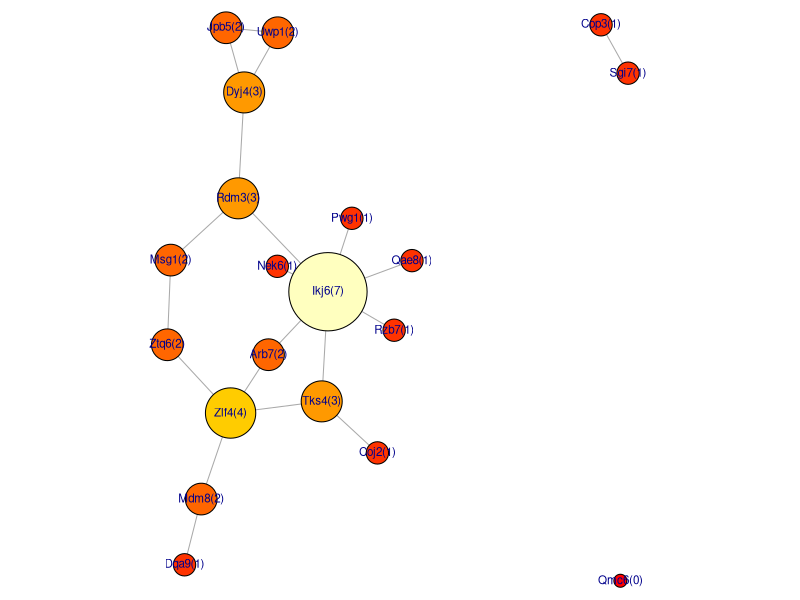
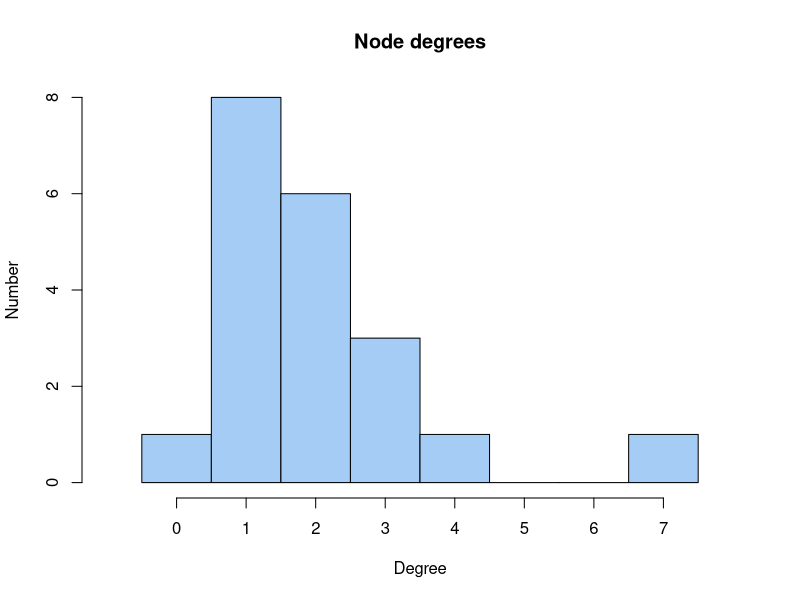
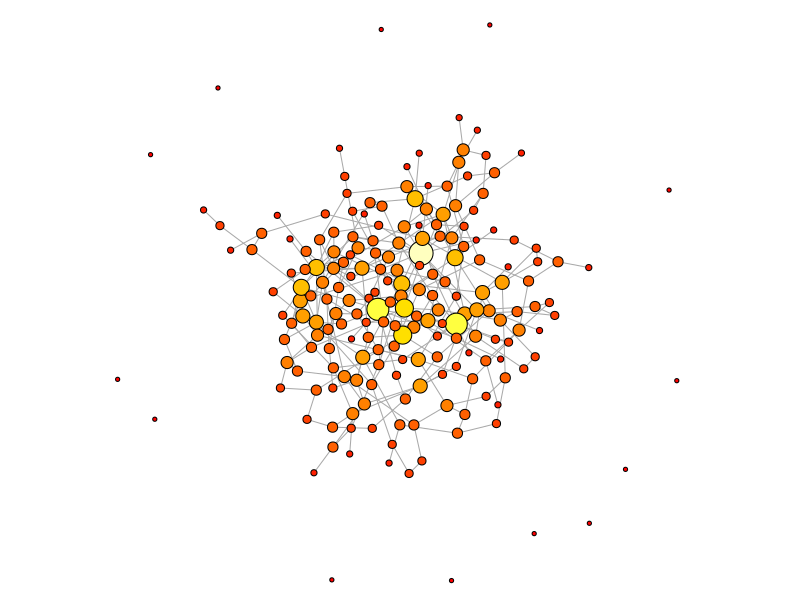
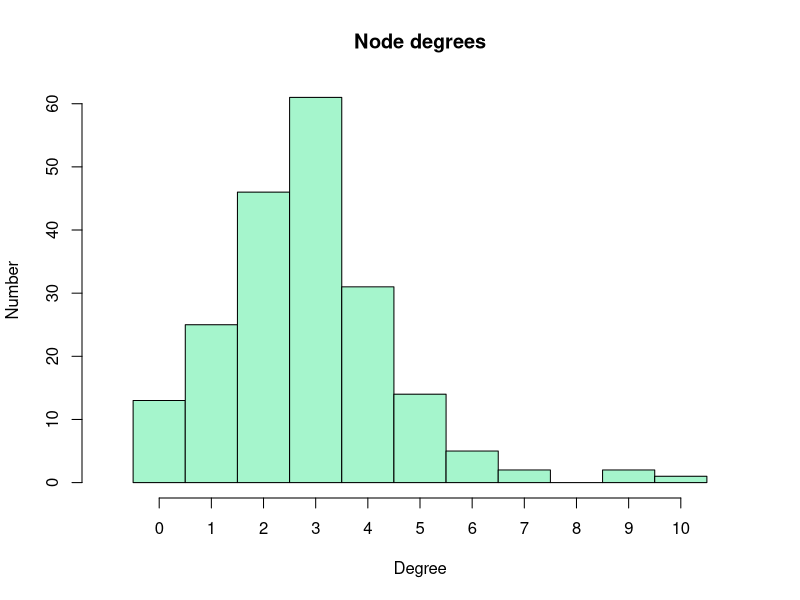
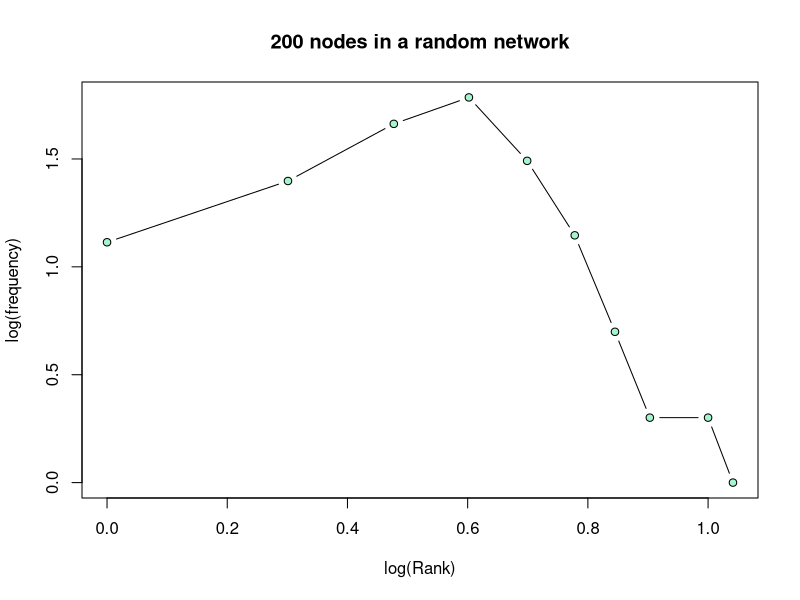
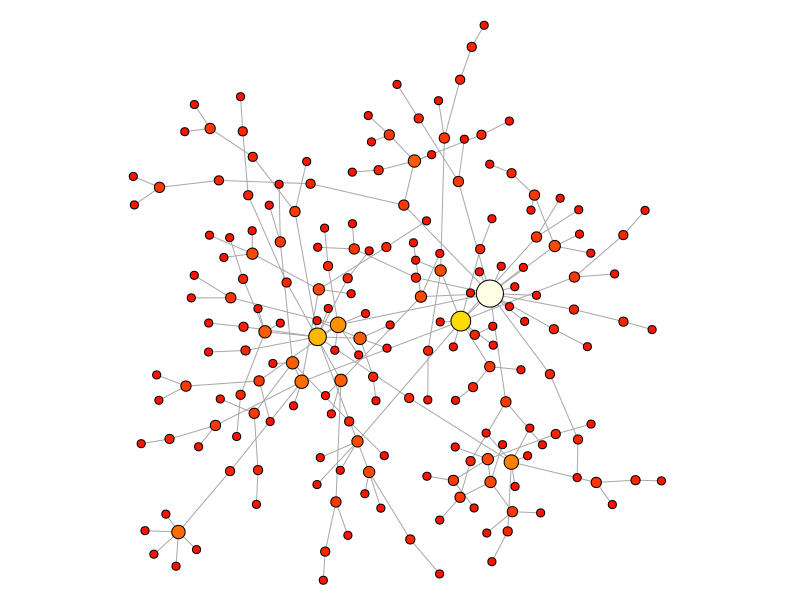
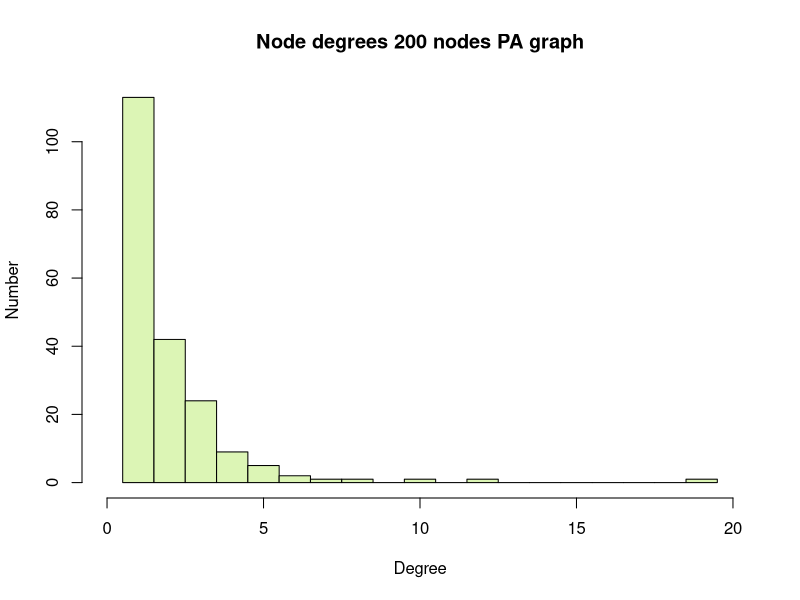
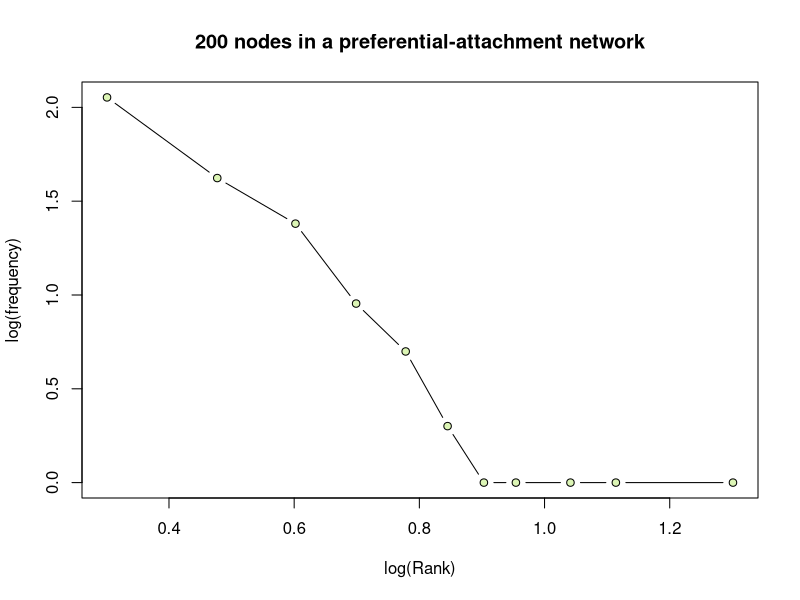

Generate these figures, in order, with R:
# tocID <- "introToGraphs.R"
#
# Purpose:  An introduction to biological graphs and Networks.
#
# Version:  2.0
#           (Derived from code developed for ABC learning units:
#            FND-MAT-Graphs_and_networks.R)
#
# Date:     2017-10  -  2023-11
# Author:   Boris Steipe (boris.steipe@utoronto.ca)
#
# Versions:
#           2.0    Reconceived as starter code for CSB 195 hackathon 2023
#           1.2.1  Editorial updates
#           1.2    Change from require() to requireNamespace(),
#                      use <package>::<function>() idiom throughout
#           1.1    Update set.seed() usage
#           1.0    First final version for learning units.
#           0.1    First code copied from 2016 material.
#
#
# TODO:     Add some explicit tasks and sample solutions.
#
#
# == DO NOT SIMPLY  source()  THIS FILE! =======================================
#
# If there are portions you don't understand, use R's help system, Google for an
# answer, or ask your instructor. Don't continue if you don't understand what's
# going on. That's not how it works ...
#
# ==============================================================================


#TOC> ==========================================================================
#TOC> 
#TOC>   Section  Title                                          Line
#TOC> --------------------------------------------------------------
#TOC>   1        REVIEW                                           55
#TOC>   2        EXPLORING DEGREE DISTRIBUTIONS                  201
#TOC>   2.1        Random graph                                  207
#TOC>   2.2        scale-free graph (Barabasi-Albert)            256
#TOC>   2.3        Random geometric graph                        322
#TOC>   3        A CLOSER LOOK AT THE igraph:: PACKAGE           446
#TOC>   3.1        Basics                                        449
#TOC>   3.2        Components                                    511
#TOC>   4        RANDOM GRAPHS AND GRAPH METRICS                 530
#TOC>   4.1        Diameter                                      567
#TOC>   4.2        Centralization scores                         580
#TOC>   5        GRAPH CLUSTERING                                637
#TOC>   6        BIOLOGICAL EXPLORATIONS                         681
#TOC> 
#TOC> ==========================================================================


# =    1  REVIEW  ==============================================================

# This tutorial covers basic concepts of graph theory and analysis in R. Make
# sure you have pulled the latest version of the project from the GitHub
# repository.

# Let's explore some of the basic ideas of graph theory by starting with a small
# random graph og interacting genes. Here are some gene names, they are made-up
# names but real genes are named similarly.

geneNames <- c("Zlf4", "Qmc6", "Coj2", "Rzb7", "Dyj4", "Sgi7", "Rdm3",
               "Pwg1", "Qae8", "Cop3", "Mdm8", "Arb7", "Msg1", "Jpb5",
               "Tks4", "Dqa9", "Uwp1", "Nek6", "Ztq6","Ikj6")

# One way to represent graphs in a computer is as an "adjacency matrix". In this
# matrix, each row and each column represents a node, and the cell at the
# intersection of a row and column contains a value/TRUE if there is a
# connection or interaction, or some other relationship. In graph theory, we
# call this an edge. If there is no edge, the value in the cell is 0 or FALSE.

# Let's create an adjacency matrix for our random graph: let's say a pair
# of nodes has probability p <- 0.09 to have an edge, and our graph is
# symmetric , i.e. it is an undirected graph, and it has neither self-edges,
# i.e. loops, nor multiple edges between the same nodes, i.e. it
# is a "simple" graph. We use the Nnames vector as node labels.

makeRandomAM <- function(nam, p = 0.1) {
  # Make a random adjacency matrix for a set of nodes with edge probability p
  # Parameters:
  #   nam: a character vector of unique node names.
  #   p:   probability that a random pair of nodes will have an edge.
  #
  # Value: an adjacency matrix for a simple, undirected graph
  #

  N <- length(nam)
  AM <- matrix(numeric(N * N), ncol = N)  # Adjacency matrix, pre-filled with 0
  rownames(AM) <- nam
  colnames(AM) <- nam
  for (iRow in 1:(N-1)) { # Note how we make sure iRow != iCol - this prevents
                          # loops (self-edges)
    for (iCol in (iRow+1):N) {
      if (runif(1) < p) {     # runif() creates uniform random numbers
                              # between 0 and 1. The expression is TRUE with
                              # probability p. Then, if it is TRUE ...
        AM[iRow, iCol] <- 1   # ... record an edge for the pair (iRow, iCol)
      }
    }
  }
  return(AM)
}

                                                 # Set an RNG seed
set.seed(112358)                                 # for repeatable randomness.
( myRandAM <- makeRandomAM(geneNames, p=0.09) )  # Create the adjacency matrix.
set.seed(NULL)                                   # Reset the RNG.


# Listing the matrix is not very informative - we should plot this graph. The
# standard package for work with graphs in r is "igraph::". We'll go into more
# details of the igraph:: package a bit later, for now we just use it to plot:

if (! requireNamespace("igraph", quietly = TRUE)) {
  install.packages("igraph")
}
# Package information:
#  library(help = igraph)       # basic information
#  browseVignettes("igraph")    # available vignettes
#  data(package = "igraph")     # available datasets


# igraph:: functions work on "graph objects" and there are several functions
# to create a graph object from input data. We can create an igraph-graph
# from the adjacency matrix we defined above - nothing really changes, we just
# convert our nodes and edges into a computationally convenient form.
myG <- igraph::graph_from_adjacency_matrix(myRandAM, mode = "undirected")


# Let's visualize the graph.

# The igraph:: package adds its own function to the collection of plot()
# functions; R decides which plot function to use, based on the class
# of the object that we request to plot. This plot function has parameters
#   layout - the x,y coordinates of the nodes;
#   vertex.color - which I define to color by node-degree
#   vertex size - which I define to increase with node-degree
#   vertex.label - which I set to combine the names of the vertices of the
#                 graph - names(V(iG)) - with the node degree - degree(iG).
# See ?igraph.plotting for the complete list of parameters

# Calculate layout coordinates
set.seed(112363)
myGxy <- igraph::layout_with_graphopt(myG, charge=0.0012)

# Plot the network ...
oPar <- par(mar= c(0, 0, 0, 0)) # Turn margins off
plot(myG,
     layout = myGxy,
     rescale = FALSE,
     xlim = c(min(myGxy[,1]) * 0.99, max(myGxy[,1]) * 1.01),
     ylim = c(min(myGxy[,2]) * 0.99, max(myGxy[,2]) * 1.01),
     vertex.color=heat.colors(max(igraph::degree(myG)+1))[igraph::degree(myG)+1],
     vertex.size = 700 + (500 * igraph::degree(myG)),
     vertex.label = sprintf("%s(%i)", names(igraph::V(myG)), igraph::degree(myG)),
     vertex.label.family = "sans",
     vertex.label.cex = 0.7)
par(oPar)  # reset plot window


# The simplest descriptors of a graph are the number of nodes, edges, and the
# degree-distribution. In our example, the number of nodes was given: N; the
# number of edges can easily be calculated from the adjacency matrix. In our
# matrix, we have entered 1 for every edge. Thus we simply sum over the matrix:
sum(myRandAM)

# Is that what you expect?

# What about the degree distribution? We can get that simply by summing over the
# rows and summing over the columns and adding the two vectors.

rowSums(myRandAM) + colSums(myRandAM) # check this against the plot!

# The function igraph::degree() gives the same values
igraph::degree(myG)

# Let's  plot the degree distribution in a histogram:
degG <- igraph::degree(myG)
brk <- seq(min(degG)-0.5, max(degG)+0.5, by=1)  # define histogram breaks
hist(degG, breaks=brk, col="#A5CCF5",
     xlim = c(-1,8), xaxt = "n",
     main = "Node degrees", xlab = "Degree", ylab = "Number")  # plot histogram
axis(side = 1, at = 0:7)

# NOTE: I don't _have_ to define breaks, the hist() function usually does that
# quite well, automatically. But for this purpose I want the columns of the
# histogram to represent exactly one node-degree difference.

# A degree distribution is actually a very informative descriptor of graphs,
#  since it is very sensitive to the generating mechanism. For biological
# networks, that is one of the key questions we are interested in: how was the
# network formed? Asking about the mechanism - the way the interactions
# support function and shape the fitness landscape in which the cell evolves -
# connects our mathematical abstraction with biological insight.



# =    2  EXPLORING DEGREE DISTRIBUTIONS  ======================================

# Let's simulate a few graphs that are a bit bigger to get a better sense of
# their degree distributions:
#

# ==   2.1  Random graph  ======================================================

N <- 200

set.seed(31415927)                     # set RNG seed for repeatable randomness
my200AM <- makeRandomAM(as.character(1:N), p = 0.015)
set.seed(NULL)                         # reset the RNG

myG200 <- igraph::graph_from_adjacency_matrix(my200AM, mode = "undirected")
myGxy <- igraph::layout_with_graphopt(myG200, charge=0.0001) # calculate layout
                                                             # coordinates

oPar <- par(mar= c(0, 0, 0, 0))             # Turn margins off, save graphics state
plot(myG200,
     layout = myGxy,
     rescale = FALSE,
     xlim = c(min(myGxy[,1]) * 0.99, max(myGxy[,1]) * 1.01),
     ylim = c(min(myGxy[,2]) * 0.99, max(myGxy[,2]) * 1.01),
     vertex.color=heat.colors(max(igraph::degree(myG200)+1))[igraph::degree(myG200)+1],
     vertex.size = 150 + (70 * igraph::degree(myG200)),
     vertex.label = NA)
par(oPar)                              # restore graphics state

# This graph has thirteen singletons and one large, connected component. Many
# biological graphs look approximately like this.

# Calculate degree distributions
dg <- igraph::degree(myG200)
brk <- seq(min(dg)-0.5, max(dg)+0.5, by=1)
hist(dg, breaks=brk, col="#A5F5CC",
     xlim = c(-1,11), xaxt = "n",
     main = "Node degrees", xlab = "Degree", ylab = "Number")  # plot histogram
axis(side = 1, at = 0:10)


# Note the pronounced peak of this distribution: this is not "scale-free".
# Here is the log-log plot of frequency vs. degree-rank ...

( freqRank <- table(dg) )
plot(log10(as.numeric(names(freqRank)) + 1),
     log10(as.numeric(freqRank)), type = "b",
     pch = 21, bg = "#A5F5CC",
     xlab = "log(Rank)", ylab = "log(frequency)",
     main = "200 nodes in a random network")

# ... which shows us that this does NOT correspond to the single-slope linear
# relationship that we expect for a "scale-free" graph.


# ==   2.2  scale-free graph (Barabasi-Albert)  ================================

# What does one of those intriguing "scale-free" distributions look like? The
# iGraph:: package has a function to make random graphs according to the
# Barabasi-Albert model of scale-free graphs. It is: sample_pa(), where pa
# stands for "preferential attachment". Preferential attachment is _one_ type of
# process that will yield scale-free distributions.

N <- 200

set.seed(31415927)                     # set RNG seed for repeatable randomness
GBA <- igraph::sample_pa(N, power = 0.8, directed = FALSE)
set.seed(NULL)                         # reset the RNG

GBAxy <- igraph::layout_with_graphopt(GBA, charge=0.0001)

oPar <- par(mar= c(0, 0, 0, 0))             # Turn margins off, save graphics state
plot(GBA,
     layout = GBAxy,
     rescale = FALSE,
     xlim = c(min(GBAxy[,1]) * 0.99, max(GBAxy[,1]) * 1.01),
     ylim = c(min(GBAxy[,2]) * 0.99, max(GBAxy[,2]) * 1.01),
     vertex.color=heat.colors(max(igraph::degree(GBA)+1))[igraph::degree(GBA)+1],
     vertex.size = 200 + (30 * igraph::degree(GBA)),
     vertex.label = NA)
par(oPar)                              # restore graphics state

# This is a very obviously different graph! Some biological networks have
# features that look like that - but in my experience the hub nodes are usually
# not that distinct. But then again, that really depends on the parameter
# "power". Play with the "power" parameter and get a sense for what difference
# this makes. Also: note that the graph has only a single component - no
# singletons.

# What's the degree distribution of this graph?
( dg <- igraph::degree(GBA) )
brk <- seq(min(dg)-0.5, max(dg)+0.5, by=1)
hist(dg, breaks=brk, col="#DCF5B5",
     xlim = c(0,max(dg)+1), xaxt = "n",
     main = "Node degrees 200 nodes PA graph",
     xlab = "Degree", ylab = "Number")
axis(side = 1, at = seq(0, max(dg)+1, by=5))

# Most nodes have a degree of 1, but one node has a degree of 19.

(freqRank <- table(dg))
plot(log10(as.numeric(names(freqRank)) + 1),
     log10(as.numeric(freqRank)), type = "b",
     pch = 21, bg = "#DCF5B5",
     xlab = "log(Rank)", ylab = "log(frequency)",
     main = "200 nodes in a preferential-attachment network")

# Sort-of linear, but many of the higher ranked nodes have a frequency of only
# one. That behaviour smooths out in larger graphs - let's try 100000 nodes:
#
N <- 10000
X <- igraph::sample_pa(N, power = 0.8, directed = FALSE)  # 100,000 nodes
freqRank <- table(igraph::degree(X))
plot(log10(as.numeric(names(freqRank)) + 1),
     log10(as.numeric(freqRank)), type = "b",
     xlab = "log(Rank)", ylab = "log(frequency)",
     pch = 21, bg = "#A5F5CC",
     main = "100,000 nodes in a random, scale-free network")
rm(X)


# ==   2.3  Random geometric graph  ============================================

# Finally, let's simulate a random geometric graph and look at the degree
# distribution. Remember: these graphs have a high probability to have edges
# between nodes that are "close" together - an entirely biological notion.

# We'll randomly place our nodes in a box. Then we'll define the
# probability for two nodes to have an edge to be a function of their Euclidian
# distance in the box.

# Here is a function that makes an adjacency matrix for such graphs. iGraph::
# has a similar function, sample_grg(), which connects nodes that are closer
# than a cutoff, the function I give you below is a bit more interesting since
# it creates edges according to a probability that is determined by a
# generalized logistic function of the distance. This sigmoidal function gives
# a smooth cutoff and creates more "natural" graphs. Otherwise, the function is
# very similar to the random graph function, except that we output the
# "coordinates" of the nodes together with the adjacency matrix which we then
# use for the layout. list() FTW.


makeRandomGeometricAM <- function(nam, B = 25, Q = 0.001, t = 0.6) {
  # Make an adjacency matrix for an undirected random geometric graph from
  #    edges connected with probabilities according to a generalized logistic
  #    function.
  # Parameters:
  #    nam: a character vector of unique names
  #    B, Q, t:   probability that a random pair (i, j) of nodes gets an
  #                 edge determined by a generalized logistic function
  #                 p <- 1 - 1/((1 + (Q * (exp(-B * (x-t)))))^(1 / 0.9)))
  #
  # Value: a list with the following components:
  #        AM$mat : an adjacency matrix
  #        AM$nam : labels for the nodes
  #        AM$x   : x-coordinates for the nodes
  #        AM$y   : y-coordinates for the nodes
  #
  nu <- 1  # probably not useful to change
  AM <- list()
  AM$nam <- nam
  N <- length(AM$nam)
  AM$mat <- matrix(numeric(N * N), ncol = N)  # The adjacency matrix
  rownames(AM$mat) <- AM$nam
  colnames(AM$mat) <- AM$nam
  AM$x <- runif(N) # Randomly place nodes into the unit square
  AM$y <- runif(N)
  for (iRow in 1:(N-1)) { # Same principles as in makeRandomGraph()
    for (iCol in (iRow+1):N) {
      # geometric distance ...
      d <- sqrt((AM$x[iRow] - AM$x[iCol])^2 +
                (AM$y[iRow] - AM$y[iCol])^2)  # Pythagoras
      # distance dependent probability
      p <- 1 - 1/((1 + (Q * (exp(-B * (d-t)))))^(1 / nu))
      if (runif(1) < p) {
        AM$mat[iRow, iCol] <- 1
      }
    }
  }
  return(AM)
}

# Getting the parameters of a generalized logistic right takes a bit of
# experimenting. If you are interested, you can try a few variations. Or you can
# look up the function at
# https://en.wikipedia.org/wiki/Generalised_logistic_function


# Let's quicKly plot this out ...
# This function computes generalized logistics ...
genLog <- function(x, B = 25, Q = 0.001, t = 0.5) {
  # generalized logistic (sigmoid)
  nu <- 1
  return(1 - 1/((1 + (Q * (exp(-B * (x-t)))))^(1 / nu)))
}

# ... and this code plots p-values over the distances we could encouter between
# our nodes: from 0 to sqrt(2) i.e. the diagonal of the unit square in which we
# will place our nodes.
x <- seq(0, sqrt(2), length.out = 50)
plot(x, genLog(x), type="l", col="#AA0000", ylim = c(0, 1),
     xlab = "d", ylab = "p(edge)")

# 200 node random geometric graph
N <- 200
set.seed(112358)                       # set RNG seed for repeatable randomness
rGAM <- makeRandomGeometricAM(as.character(1:N), t = 0.4)
set.seed(NULL)                         # reset the RNG


myGRG <- igraph::graph_from_adjacency_matrix(rGAM$mat, mode = "undirected")

oPar <- par(mar= c(0, 0, 0, 0)) # Turn margins off
plot(myGRG,
     layout = cbind(rGAM$x, rGAM$y), # use our node coordinates for layout,
     rescale = FALSE,
     xlim = c(min(rGAM$x) * 0.9, max(rGAM$x) * 1.1),
     ylim = c(min(rGAM$y) * 0.9, max(rGAM$y) * 1.1),
     vertex.color=heat.colors(max(igraph::degree(myGRG)+1))[igraph::degree(myGRG)+1],
     vertex.size = 0.1 + (0.2 * igraph::degree(myGRG)),
     vertex.label = NA)
par(oPar)

# degree distribution:
(dg <- igraph::degree(myGRG))
brk <- seq(min(dg) - 0.5, max(dg) + 0.5, by = 1)
hist(dg, breaks = brk, col = "#FCC6D2",
     xlim = c(0, 25), xaxt = "n",
     main = "Node degrees: 200 nodes RG graph",
     xlab = "Degree", ylab = "Number")
axis(side = 1, at = c(0, min(dg):max(dg)))

# You'll find that this is kind of in-between the random, and the scale-free
# graph. We do have hubs, but they are not as extreme as in the scale-free case;
# and we have have no singletons, in contrast to the random graph.

(freqRank <- table(dg))
plot(log10(as.numeric(names(freqRank)) + 1),
     log10(as.numeric(freqRank)), type = "b",
     pch = 21, bg = "#FCC6D2",
     xlab = "log(Rank)", ylab = "log(frequency)",
     main = "200 nodes in a random geometric network")



# =    3  A CLOSER LOOK AT THE igraph:: PACKAGE  ===============================


# ==   3.1  Basics  ============================================================

# The basic object of the igraph:: package is a graph object. Let's explore the
# first graph some more, the one we built with our random gene names:
summary(myG)

# This output means: this is an IGRAPH graph, with U = UN-directed edges
#  and N = named nodes, that has 20 nodes and 20 edges. For details, see
?igraph::print.igraph

# Two basic functions retrieve nodes "Vertices", and "Edges":
igraph::V(myG)
igraph::E(myG)

# additional properties can be retrieved from the Vertices ...
igraph::V(myG)$name


# As with many R objects, loading the package provides special functions that
# can be accessed via the same name as the basic R functions, for example:

print(myG)
plot(myG)  # this is the result of default plot parameters

# ... where plot() allows the usual flexibility of fine-tuning the plot. We
# first layout the node coordinates with the Fruchtermann-Reingold algorithm - a
# force-directed layout that applies an attractive potential along edges (which
# pulls nodes together) and a repulsive potential to nodes (so they don't
# overlap). Note the use of the degree() function to color and scale nodes and
# labels by degree and the use of the V() function to retrieve the vertex names.
# See ?plot.igraph for details."

# Plot with some customizing parameters
oPar <- par(mar= c(0, 0, 0, 0)) # Turn margins off
plot(myG,
     layout = igraph::layout_with_fr(myG),
     vertex.color=heat.colors(max(igraph::degree(myG)+1))[igraph::degree(myG)+1],
     vertex.size = 12 + (5 * igraph::degree(myG)),
     vertex.label.cex = 0.4 + (0.15 * igraph::degree(myG)),
     edge.width = 2,
     vertex.label = igraph::V(myG)$name,
     vertex.label.family = "sans",
     vertex.label.cex = 0.9)
par(oPar)

# ... or with a different layout:
oPar <- par(mar= c(0, 0, 0, 0)) # Turn margins off
plot(myG,
     layout = igraph::layout_in_circle(myG),
     vertex.color=heat.colors(max(igraph::degree(myG)+1))[igraph::degree(myG)+1],
     vertex.size = 12 + (5 * igraph::degree(myG)),
     vertex.label.cex = 0.4 + (0.15 * igraph::degree(myG)),
     edge.width = 2,
     vertex.label = igraph::V(myG)$name,
     vertex.label.family = "sans",
     vertex.label.cex = 0.9)
par(oPar)

# igraph:: has a large number of graph-layout functions: see
# ?layout_  and try them all.


# ==   3.2  Components  ========================================================

# The function igrap::components() tells us whether there are components of the
# graph in which there is no path to other components.
igraph::components(myG)

# In the _membership_ vector, nodes are annotated with the index of the
# component they are part of. Sui7 is the only node of component 2, Cyj1 is in
# the third component etc. This is perhaps more clear if we sort by component
# index
sort(igraph::components(myG)$membership, decreasing = TRUE)

# Retrieving e.g. the members of the first component from the list can be done by subsetting:

(sel <- igraph::components(myG)$membership == 1)  # boolean vector ..
(c1 <- igraph::components(myG)$membership[sel])
names(c1)


# =    4  RANDOM GRAPHS AND GRAPH METRICS  =====================================


# Let's explore some of the more interesting, TOPOLOGICAL graph measures. We
# start by building a somewhat bigger graph. We aren't quite sure whether
# biological graphs are small-world, or random-geometric, or
# preferential-attachment ... but igraph:: has ways to simulate the basic ones
# (and we could easily simulate our own). Look at the following help pages:

?igraph::sample_gnm             # see also sample_gnp for the Erdös-Rényi models
?igraph::sample_smallworld      # for the Watts & Strogatz model
?igraph::sample_pa              # for the Barabasi-Albert model

# But note that there are many more sample_ functions. Check out the docs!

# Let's look at betweenness measures for our first graph. Here: the nodes again
# colored by degree. Degree centrality states: nodes of higher degree are
# considered to be more central. And that's also the way the force-directed
# layout drawas them, obviously.

set.seed(112358)                       # set RNG seed for repeatable randomness
myGxy <- igraph::layout_with_fr(myG)   # calculate layout coordinates
set.seed(NULL)                         # reset the RNG

oPar <- par(mar = rep(0, 4))           # turn margins off, save graphics state
plot(myG,
     layout = myGxy,
     rescale = FALSE,
     xlim = c(min(myGxy[,1]) * 0.99, max(myGxy[,1]) * 1.01),
     ylim = c(min(myGxy[,2]) * 0.99, max(myGxy[,2]) * 1.01),
     vertex.color=heat.colors(max(igraph::degree(myG)+1))[igraph::degree(myG)+1],
     vertex.size = 40 + (15 * igraph::degree(myG)),
     vertex.label.cex = 0.4 + (0.15 * igraph::degree(myG)),
     vertex.label = igraph::V(myG)$name,
     vertex.label.family = "sans")
par(oPar)                              # restore graphics state

# ==   4.1  Diameter  ==========================================================

igraph::diameter(myG)  # The diameter of a graph is its maximum length
                       # shortest path.

# let's plot this path: here are the nodes ...
igraph::get_diameter(myG)

# ... and we can get the x, y coordinates from iGxy by subsetting with the node
# names. The we draw the diameter-path with a transparent, thick pink line:
lines(myGxy[igraph::get_diameter(myG),], lwd=10, col="#ff63a788")


# ==   4.2  Centralization scores  =============================================

?igraph::centralize
# replot our graph, and color by log_betweenness:

bC <- igraph::centr_betw(myG)  # calculate betweenness centrality
nodeBetw <- bC$res
nodeBetw <- round(log(nodeBetw +1)) + 1

oPar <- par(mar= c(0, 0, 0, 0)) # Turn margins off
plot(myG,
     layout = myGxy,
     rescale = FALSE,
     xlim = c(min(myGxy[,1]) * 0.99, max(myGxy[,1]) * 1.01),
     ylim = c(min(myGxy[,2]) * 0.99, max(myGxy[,2]) * 1.01),
     vertex.color=hcl.colors(max(igraph::degree(myG)+1))[igraph::degree(myG)+1],
     vertex.size = 40 + (15 * igraph::degree(myG)),
     vertex.label.cex = 0.4 + (0.15 * igraph::degree(myG)),
     vertex.label = igraph::V(myG)$name,
     vertex.label.family = "sans")
par(oPar)

# Note that the betweenness - the number of shortest paths that pass through a
# node, is in general higher for high-degree nodes - but not always: Eqr2 has
# higher betweenness than Itv7: this measure really depends on the detailed
# local topology of the graph."

# Can you use centr_eigen() and centr_degree() to calculate the respective
# values? That's something I would expect you to be able to do.
#
# Lets plot betweenness centrality for our random geometric graph:

bCmyGRG <- igraph::centr_betw(myGRG)  # calculate betweenness centrality

nodeBetw <- bCmyGRG$res
nodeBetw <- round((log(nodeBetw +1))^2.5) + 1

# colours and size proportional to betweenness
oPar <- par(mar= c(0, 0, 0, 0)) # Turn margins off
plot(myGRG,
     layout = cbind(rGAM$x, rGAM$y), # use our node coordinates for layout,
     rescale = FALSE,
     xlim = c(min(rGAM$x) * 0.9, max(rGAM$x) * 1.1),
     ylim = c(min(rGAM$y) * 0.9, max(rGAM$y) * 1.1),
     vertex.color=hcl.colors(max(nodeBetw))[nodeBetw],
     vertex.size = 0.1 + (0.03 * nodeBetw),
     vertex.label = NA)
par(oPar)

igraph::diameter(myGRG)
lines(rGAM$x[igraph::get_diameter(myGRG)],
      rGAM$y[igraph::get_diameter(myGRG)],
      lwd = 10,
      col = "#ff335533")



# =    5  GRAPH CLUSTERING  ====================================================


# Clustering finds "communities" in graphs - and depending what the edges
# represent, these could be complexes, pathways, biological systems or similar.
# There are many graph-clustering algorithms. One approach with many attractive
# properties is the Map Equation, developed by Martin Rosvall. See:
# http://www.ncbi.nlm.nih.gov/pubmed/18216267 and htttp://www.mapequation.org


myGRGclusters <- igraph::cluster_infomap(myGRG)
igraph::modularity(myGRGclusters)  # ... measures how separated the different
                                   # membership types are from each other
igraph::membership(myGRGclusters)         # which nodes are in what cluster?
table(igraph::membership(myGRGclusters))  # how large are the clusters?

# The largest cluster has 48 members, the second largest has 25, etc.


# Lets plot our graph again, coloring the nodes of the first five communities by
# their cluster membership:

# first, make a vector with as many grey colors as we have communities ...
commColors <- rep("#f1eef6", max(igraph::membership(myGRGclusters)))
# ... then overwrite the first five with "real colors" - something like rust,
# lilac, pink, and mauve or so.
commColors[1:5] <- c("#980043", "#dd1c77", "#df65b0", "#c994c7", "#d4b9da")


oPar <- par(mar= c(0, 0, 0, 0)) # Turn margins off
plot(myGRG,
     layout = cbind(rGAM$x, rGAM$y),
     rescale = FALSE,
     xlim = c(min(rGAM$x) * 0.9, max(rGAM$x) * 1.1),
     ylim = c(min(rGAM$y) * 0.9, max(rGAM$y) * 1.1),
     vertex.color=commColors[igraph::membership(myGRGclusters)],
     vertex.size = 0.3 + (0.4 * igraph::degree(myGRG)),
     vertex.label = NA)
par(oPar)

# That's all. Now let's do some explorations of biology.



# =    6  BIOLOGICAL EXPLORATIONS  =============================================


# (1) Access the STRING database.
#
# (2) Download human high-confidence interactions.
#
# (3) Find the genes with the highest betweeness centrality.
#
# (4) Figure out if the have something in common.




# [END]
